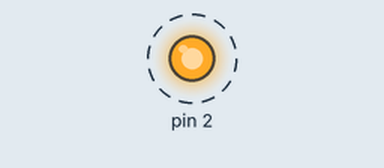
Recording of a sketch running on a simulated Arduino Uno, built with avr-gcc and run on an emulated ATmega328P. Parts: output pins drawn as LEDs (lit = HIGH). Dashed ring = blinking.

Above: at 0.5 s.
Timing chart, 0 to 3.4 s (numbered marks = the images above):
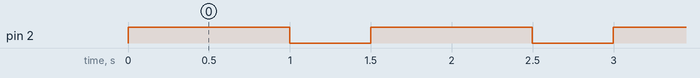

The sketch:

LED_BLINK.ino
```cpp
void setup() {
  // put your setup code here, to run once:
  pinMode(2, OUTPUT);
}

void loop() {
  // put your main code here, to run repeatedly:
  digitalWrite(2, HIGH);
  delay(1000);
  digitalWrite(2, LOW);
  delay(499);
}
```

Measured:
- by itself, pin 2: alternates HIGH for 1.0 s and LOW for 0.50 s
